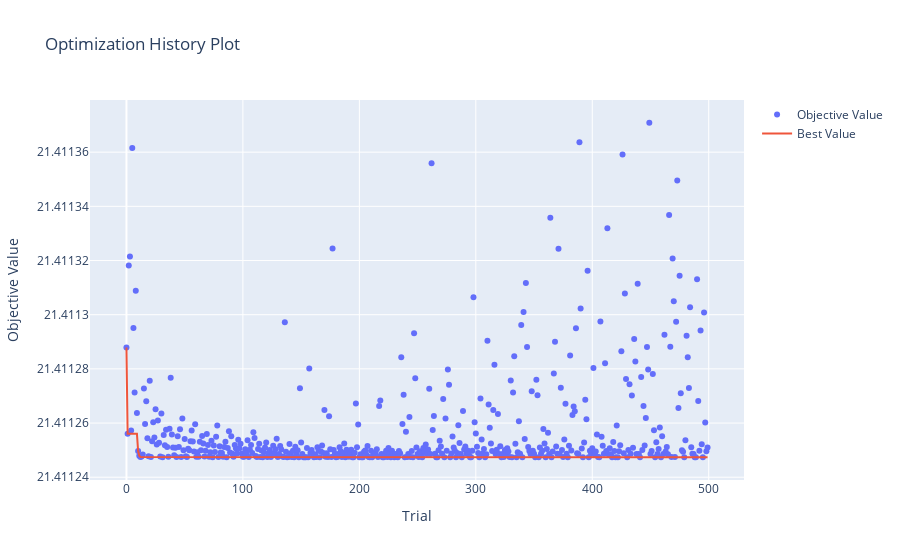

Write notebook code for a chart like this one.
### Code cell
optuna.visualization.plot_optimization_history(study)

### Figure 1 — Plotly figure (JSON) as saved in the notebook; plotly's stock layout.template omitted (floating-point values rounded to 4 significant figures; data arrays with more than 128 entries replaced by an {"elided": "..."} marker saying what was removed)
{"data": [{"mode": "markers", "name": "Objective Value", "type": "scatter", "x": {"elided": "500 int values"}, "y": {"elided": "500 float values"}}, {"mode": "lines", "name": "Best Value", "type": "scatter", "x": {"elided": "500 int values"}, "y": {"elided": "500 float values"}}, {"marker": {"color": "#cccccc"}, "mode": "markers", "name": "Infeasible Trial", "showlegend": false, "type": "scatter", "x": [], "y": []}], "layout": {"title": {"text": "Optimization History Plot"}, "xaxis": {"title": {"text": "Trial"}}, "yaxis": {"title": {"text": "Objective Value"}}}}
